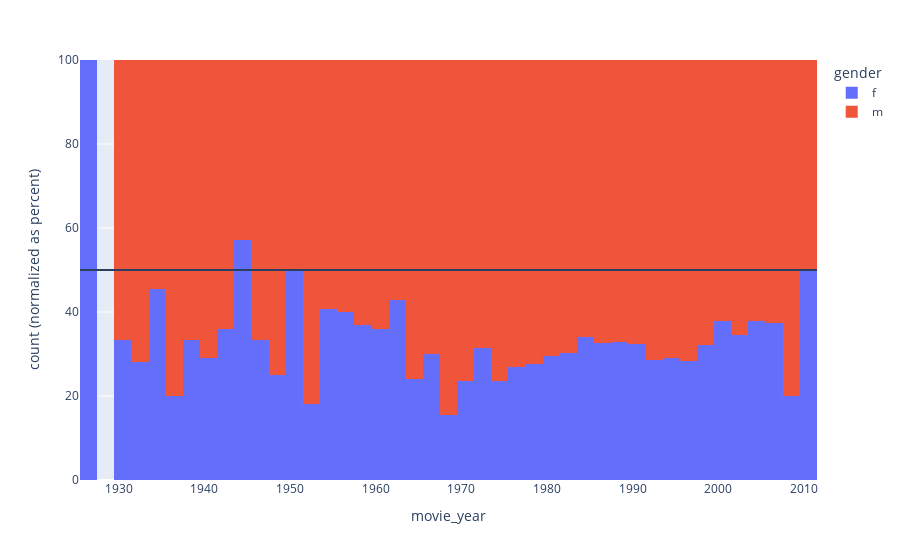

Notebook code for this chart:
### Code cell
fig = px.histogram(metadata[metadata.gender != "?"], x="movie_year", color="gender", barmode="stack", barnorm="percent", nbins=50)
fig.add_hline(y=50)

### Figure 1 — Plotly figure (JSON) as saved in the notebook; plotly's stock layout.template omitted (floating-point values rounded to 4 significant figures; data arrays with more than 128 entries replaced by an {"elided": "..."} marker saying what was removed)
{"data": [{"alignmentgroup": "True", "bingroup": "x", "hovertemplate": "gender=f<br>movie_year=%{x}<br>count (normalized as percent)=%{y}<extra></extra>", "legendgroup": "f", "marker": {"color": "#636efa", "pattern": {"shape": ""}}, "name": "f", "nbinsx": 50, "offsetgroup": "f", "orientation": "v", "showlegend": true, "type": "histogram", "x": {"elided": "966 int values"}, "xaxis": "x", "yaxis": "y"}, {"alignmentgroup": "True", "bingroup": "x", "hovertemplate": "gender=m<br>movie_year=%{x}<br>count (normalized as percent)=%{y}<extra></extra>", "legendgroup": "m", "marker": {"color": "#EF553B", "pattern": {"shape": ""}}, "name": "m", "nbinsx": 50, "offsetgroup": "m", "orientation": "v", "showlegend": true, "type": "histogram", "x": {"elided": "2049 int values"}, "xaxis": "x", "yaxis": "y"}], "layout": {"barmode": "stack", "barnorm": "percent", "legend": {"title": {"text": "gender"}, "tracegroupgap": 0}, "margin": {"t": 60}, "shapes": [{"type": "line", "x0": 0, "x1": 1, "xref": "x domain", "y0": 50, "y1": 50, "yref": "y"}], "xaxis": {"anchor": "y", "domain": [0, 1], "title": {"text": "movie_year"}}, "yaxis": {"anchor": "x", "domain": [0, 1], "title": {"text": "count (normalized as percent)"}}}}
